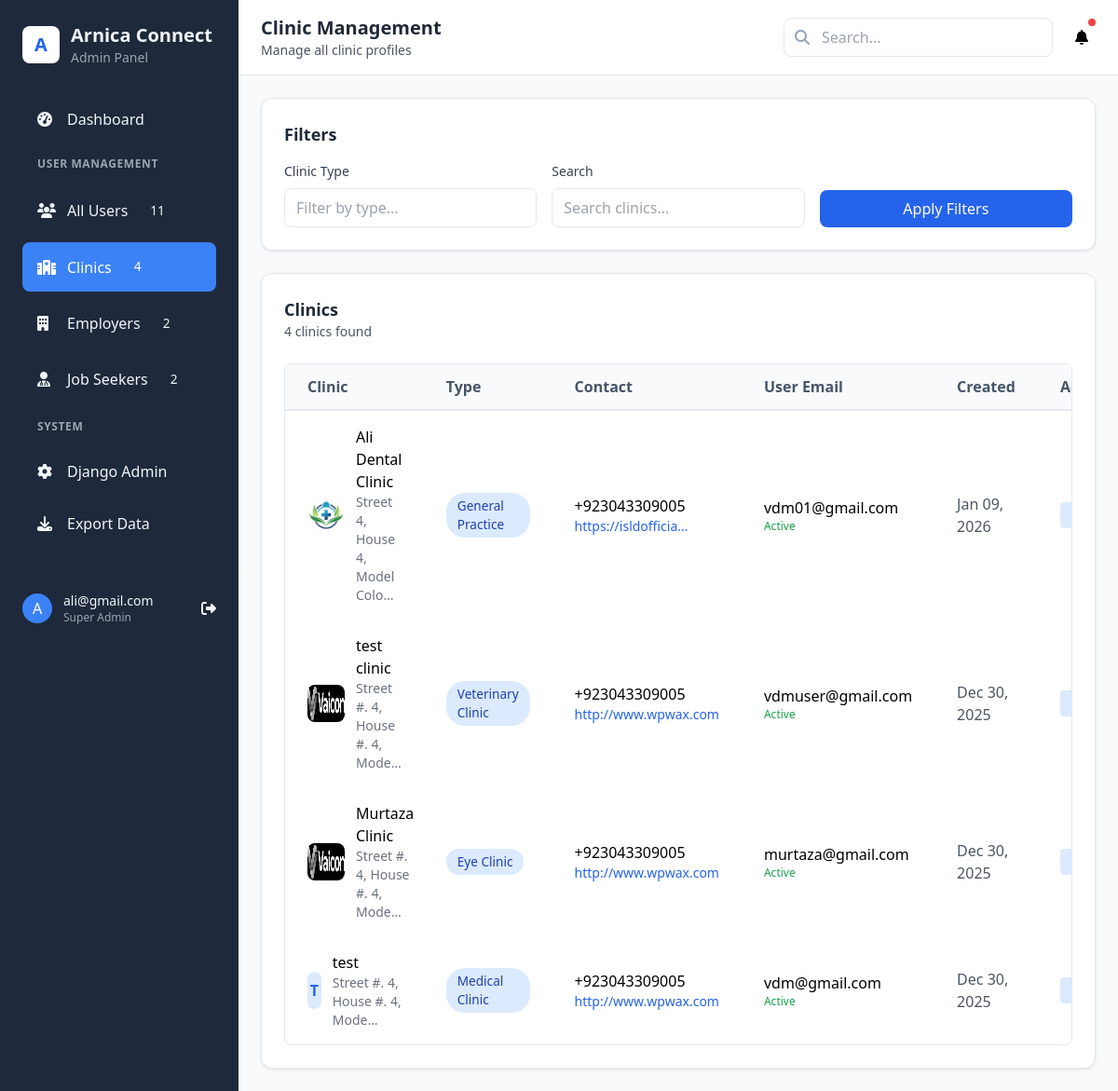
The app's page /admin-custom/clinics/ (signed in), older data.
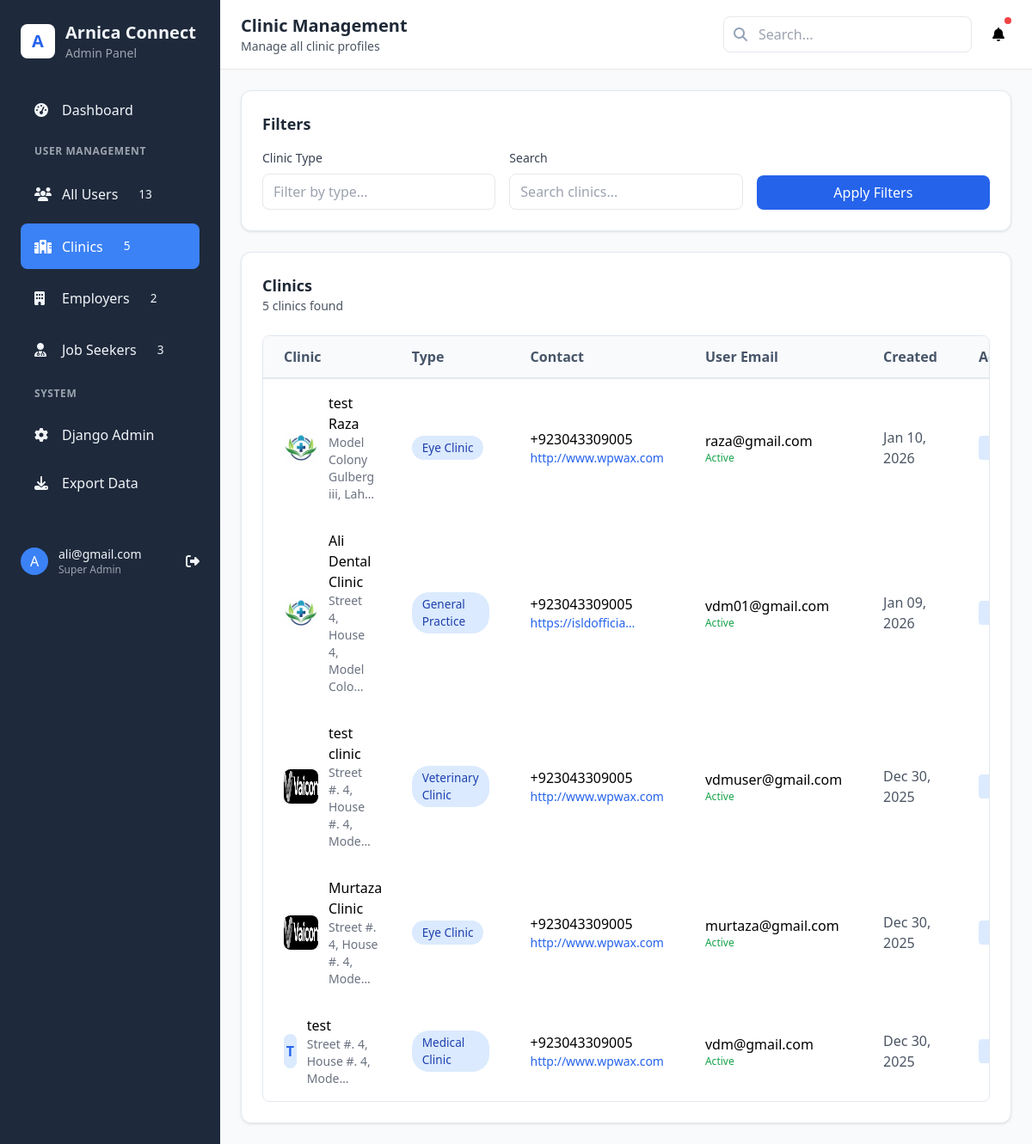
The same page, newer data.
### profiles/models.py (models this page shows, shortened)
class ClinicProfile(models.Model):
    user = models.OneToOneField(
        settings.AUTH_USER_MODEL,
        on_delete=models.CASCADE,
        related_name='clinic_profile'
    )
    clinic_name = models.CharField(max_length=255)
    address = models.TextField()
    phone = models.CharField(max_length=20)
    description = models.TextField(blank=True)
    license_number = models.CharField(max_length=100, blank=True)
    established_date = models.DateField(null=True, blank=True)
    website = models.URLField(blank=True)
    clinic_type = models.CharField(max_length=100, blank=True)  # e.g., Dental, Medical, Veterinary
    number_of_doctors = models.IntegerField(default=0)
    services = models.TextField(blank=True)  # JSON or comma-separated services
    logo = models.ImageField(upload_to='clinics/logos/', blank=True, null=True)
    license_document = models.FileField(upload_to='clinics/licenses/', blank=True, null=True)
    created_at = models.DateTimeField(auto_now_add=True)
    updated_at = models.DateTimeField(auto_now=True)

### accounts/models.py (models this page shows, shortened)
class User(AbstractBaseUser, PermissionsMixin):
    USER_TYPE_CHOICES = (
        ('clinic', 'Clinic'),
        ('employer', 'Employer'),
        ('job_seeker', 'Job Seeker'),
        ('admin', 'Admin'),
    )
    email = models.EmailField(unique=True)
    user_type = models.CharField(max_length=20, choices=USER_TYPE_CHOICES)
    is_active = models.BooleanField(default=True)
    is_staff = models.BooleanField(default=False)
    date_joined = models.DateTimeField(auto_now_add=True)
    agree_to_terms = models.BooleanField(default=False)
    objects = UserManager()
    USERNAME_FIELD = 'email'
    REQUIRED_FIELDS = ['user_type']

### custom_admin/views.py (the view)
# urls.py: path('clinics/', views.manage_clinics, name='manage_clinics'),
@login_required
@user_passes_test(is_admin)
def manage_clinics(request):
    clinics = ClinicProfile.objects.all().select_related('user').order_by('-created_at')
    clinic_type = request.GET.get('clinic_type', '')
    if clinic_type:
        clinics = clinics.filter(clinic_type__icontains=clinic_type)
    search = request.GET.get('search', '')
    if search:
        clinics = clinics.filter(
            Q(clinic_name__icontains=search) |
            Q(user__email__icontains=search) |
            Q(address__icontains=search)
        )
    context = {
        'clinics': clinics,
    }
    return render(request, 'custom_admin/manage_clinics.html', context)

### custom_admin/context_processors.py (called while the page is built)
def admin_stats(request):
    if request.path.startswith('/admin-custom/'):
        return {
            'total_users': User.objects.count(),
            'total_clinics': ClinicProfile.objects.count(),
            'total_employers': EmployerProfile.objects.count(),
            'total_job_seekers': JobSeekerProfile.objects.count(),
        }
    return {}

### custom_admin/views.py (called while the page is built)
def is_admin(user):
    return user.is_staff and user.is_superuser

### custom_admin/templates/custom_admin/manage_clinics.html (shortened to what the changed rows need)
{% extends 'custom_admin/base.html' %}
{% block page_title %}Clinic Management{% endblock %}
{% block content %}
<div class="space-y-6">
    <div class="card p-6">
        <div class="flex justify-between items-center mb-6">
            <div>
                <h3 class="text-lg font-semibold text-gray-800">Clinics</h3>
                <p class="text-gray-600 text-sm">{{ clinics.count }} clinics found</p>
            </div>
        </div>
        <div class="table-container">
            <table>
                <thead>
                    <tr>
                        <th class="px-6 py-3 text-left">Clinic</th>
                        <th class="px-6 py-3 text-left">Type</th>
                        <th class="px-6 py-3 text-left">Contact</th>
                        <th class="px-6 py-3 text-left">User Email</th>
                        <th class="px-6 py-3 text-left">Created</th>
                        <th class="px-6 py-3 text-left">Actions</th>
                    </tr>
                </thead>
                <tbody>
                    {% for clinic in clinics %}
                    <tr>
                        <td class="px-6 py-4">
                            <div class="flex items-center">
                                {% if clinic.logo %}
                                <img src="{{ clinic.logo.url }}" alt="{{ clinic.clinic_name }}" class="w-10 h-10 rounded-lg mr-3">
                                {% else %}
                                <div class="w-10 h-10 bg-blue-100 rounded-lg flex items-center justify-center text-blue-600 font-bold mr-3">
                                    {{ clinic.clinic_name|first|upper }}
                                </div>
                                {% endif %}
                                <div>
                                    <p class="font-medium">{{ clinic.clinic_name }}</p>
                                    <p class="text-gray-500 text-sm">{{ clinic.address|truncatechars:30|default:"No address" }}</p>
                                </div>
                            </div>
                        </td>
                        <td class="px-6 py-4">
                            <span class="badge badge-info">
                                {{ clinic.clinic_type|default:"Not specified" }}
                            </span>
                        </td>
                        <td class="px-6 py-4">
                            <p>{{ clinic.phone|default:"Not provided" }}</p>
                            {% if clinic.website %}
                            <p class="text-sm text-blue-600 truncate">{{ clinic.website|truncatechars:20 }}</p>
                            {% endif %}
                        </td>
                        <td class="px-6 py-4">
                            <p class="truncate">{{ clinic.user.email }}</p>
                            <p class="text-xs text-gray-500">
                                {% if clinic.user.is_active %}
                                    <span class="text-green-600">Active</span>
                                {% else %}
                                    <span class="text-red-600">Inactive</span>
                                {% endif %}
                            </p>
                        </td>
                        <td class="px-6 py-4 text-gray-600">
                            {{ clinic.created_at|date:"M d, Y" }}
                        </td>
                        <td class="px-6 py-4">
                            <div class="flex space-x-2">
                                <a href="{% url 'custom_admin:user_detail' clinic.user.id %}"
                                   class="px-3 py-1 bg-blue-100 text-blue-600 rounded text-sm hover:bg-blue-200"
                                   data-tooltip="View User">
                                </a>
                            </div>
                        </td>
                    </tr>
                    {% endfor %}
                </tbody>
            </table>
        </div>
    </div>
</div>
{% endblock %}

### custom_admin/templates/custom_admin/base.html (shortened to what the changed rows need)
<!DOCTYPE html>
<html lang="en">
<head>
    <script src="https://cdn.tailwindcss.com"></script>
    <link rel="stylesheet" href="https://cdnjs.cloudflare.com/ajax/libs/font-awesome/6.4.0/css/all.min.css">
</head>
<body class="bg-gray-50">
    <div class="flex h-screen">
        <div class="sidebar w-64 flex-shrink-0 hidden md:block">
            <div class="p-6">
                <div class="flex items-center space-x-3 mb-8">
                    <div>
                        <h1 class="text-xl font-bold">Arnica Connect</h1>
                    </div>
                </div>
                <nav class="space-y-2">
                    <a href="{% url 'custom_admin:manage_users' %}"
                       class="flex items-center space-x-3 px-4 py-3 rounded-lg {% if request.resolver_match.url_name == 'manage_users' %}active{% endif %}">
                        <i class="fas fa-users w-5"></i>
                        <span>All Users</span>
                        <span class="ml-auto badge">{{ total_users|default:"0" }}</span>
                    </a>
                    <a href="{% url 'custom_admin:manage_clinics' %}"
                       class="flex items-center space-x-3 px-4 py-3 rounded-lg {% if request.resolver_match.url_name == 'manage_clinics' %}active{% endif %}">
                        <i class="fas fa-hospital w-5"></i>
                        <span>Clinics</span>
                        <span class="ml-auto badge">{{ total_clinics|default:"0" }}</span>
                    </a>
                    <a href="{% url 'custom_admin:manage_job_seekers' %}"
                       class="flex items-center space-x-3 px-4 py-3 rounded-lg {% if request.resolver_match.url_name == 'manage_job_seekers' %}active{% endif %}">
                        <i class="fas fa-user-md w-5"></i>
                        <span>Job Seekers</span>
                        <span class="ml-auto badge">{{ total_job_seekers|default:"0" }}</span>
                    </a>
                </nav>
            </div>
        </div>
        <div class="flex-1 overflow-auto">
            <div class="bg-white border-b px-6 py-4">
                <div class="flex justify-between items-center">
                    <div>
                        <h2 class="text-xl font-bold text-gray-800">{% block page_title %}Dashboard{% endblock %}</h2>
                    </div>
                </div>
            </div>
            <div class="p-6">
                {% block content %}{% endblock %}
            </div>
        </div>
    </div>
</body>
</html>

Row changes from the older to the newer data that the page shows:
added ClinicProfile: logo (picture), clinic_name "test Raza", address "Model Colony Gulberg iii, Lah…", clinic_type "Eye Clinic", phone "+923043309005", website "http://www.wpwax.com", user.email "raza@gmail.com", shows "Active", created_at "Jan 10, 2026"
Text that changed along with them:
{{ total_users|default:"0" }}: "11" → "13"
{{ total_clinics|default:"0" }}: "4" → "5"
{{ total_job_seekers|default:"0" }}: "2" → "3"
{{ clinics.count }}: "4" → "5"
